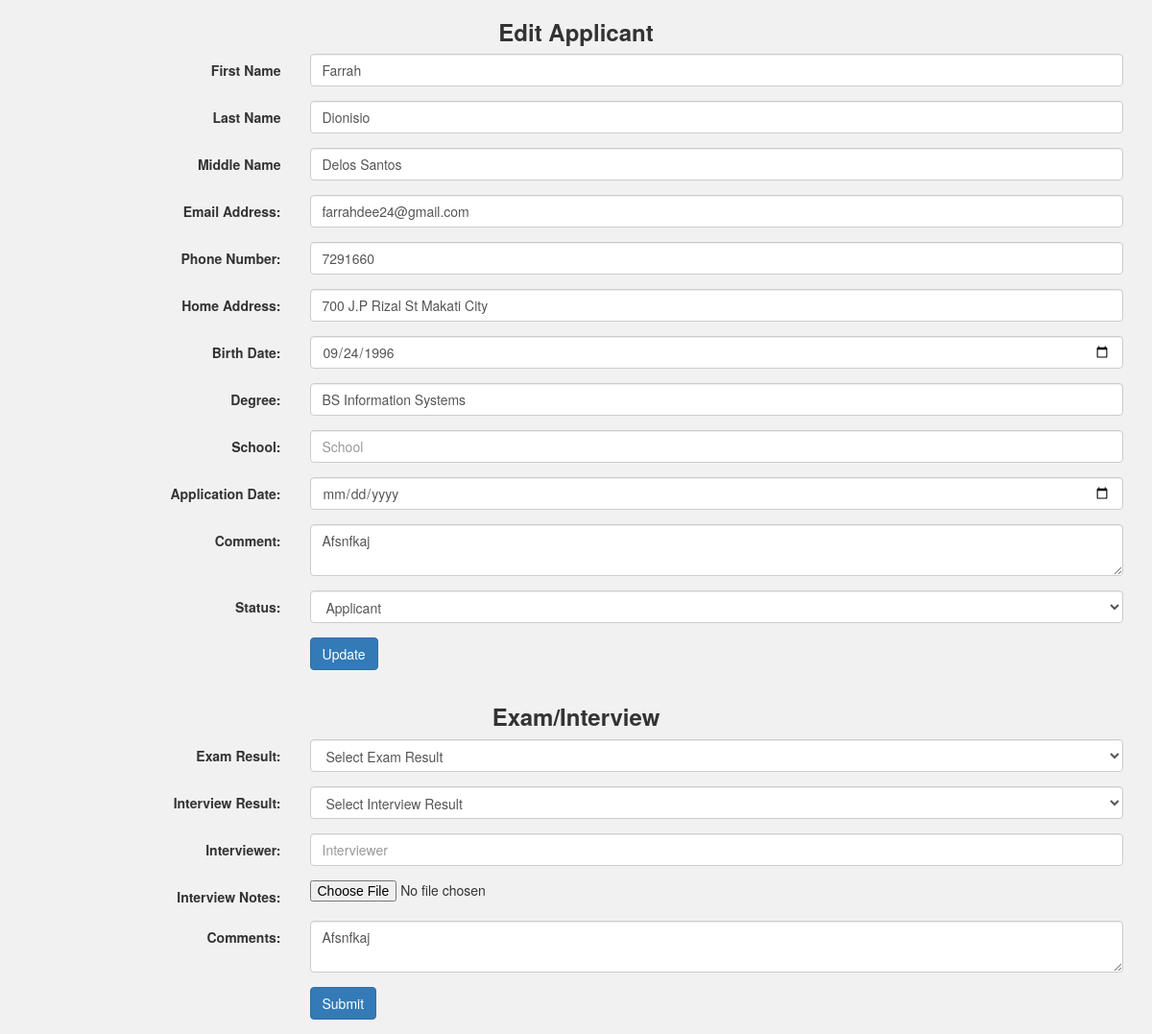
/applicant/edit_view/62, run on the app's committed database.
### tables this page shows
CREATE TABLE `record` (
  `id` int(11) NOT NULL,
  `first_name` varchar(50) DEFAULT NULL,
  `last_name` varchar(50) DEFAULT NULL,
  `middle_name` varchar(509) DEFAULT NULL,
  `degree` varchar(100) DEFAULT NULL,
  `school` varchar(200) NOT NULL,
  `application_status` tinyint(4) DEFAULT NULL,
  `application_date` date DEFAULT NULL,
  `role_id` varchar(50) DEFAULT NULL,
  `pos_id` int(11) DEFAULT NULL,
  `email` varchar(100) DEFAULT NULL,
  `comment` text,
  `home_address` text,
  `phone_number` varchar(20) DEFAULT NULL,
  `birthday` date DEFAULT NULL,
  `date_hired` date DEFAULT NULL,
  `file` varchar(255) DEFAULT NULL,
  `images` varchar(255) DEFAULT NULL,
  `available_date` date DEFAULT NULL,
  `interviewer` varchar(100) DEFAULT NULL,
  `interview_notes` text,
  `exam_result` tinyint(4) NOT NULL,
  `interview_result` tinyint(4) NOT NULL,
  `current_status` varchar(50) DEFAULT NULL
);

### application/controllers/Applicant.php (called while the page is built, shortened)
  <?php
class Applicant extends CI_Controller {
  public function edit_view()
  {
    $this->load->helper('form');
    $id = $this->uri->segment(3);
    $this->load->model('Resume_model');
    $title['title'] = "Astrid Technologies | New Applicant";
    $data['applicant_data']= $this->db->get_where('record', ['id' => $id])->row();
    $this->load->view('include/header',$title);
    $this->load->view('applicant/edit', $data);
  }
}

### index.php (called while the page is built, shortened)
<?php
require_once BASEPATH.'core/CodeIgniter.php';

### application/views/applicant/edit.php (the view, shortened to what this page needs)
  <center>
    <h3><b>Edit Applicant</b></h3>
  </center>
    <div class="container">
     <form class="form-horizontal" id="add-form" enctype="multipart/form-data"  method="POST" action="<?= base_url('applicant/edit'); ?>">
       <div class="form-group">
         <label  class="col-sm-3 control-label">First Name</label>
         <div class="col-sm-9">
             <input type="type" name="first_name" class="form-control" value="<?= $applicant_data->first_name ?>" placeholder="First Name"/>
         </div>
       </div>
       <div class="form-group">
           <label  class="col-sm-3 control-label">Last Name</label>
         <div class="col-sm-9">
             <input type="type" name="last_name" class="form-control" value="<?= $applicant_data->last_name ?>" placeholder="Last Name"/>
         </div>
       </div>
       <div class="form-group">
           <label  class="col-sm-3 control-label">Middle Name</label>
         <div class="col-sm-9">
             <input type="type" name="middle_name" class="form-control" value="<?= $applicant_data->middle_name ?>" placeholder="Middle Name"/>
         </div>
       </div>
       <div class="form-group">
         <label  class="col-sm-3 control-label">Email Address:</label>
         <div class="col-sm-9">
             <input type="email" name="email_address" class="form-control" value="<?= $applicant_data->email ?>" placeholder="Email Address"/>
         </div>
       </div>
       <div class="form-group">
         <label  class="col-sm-3 control-label">Phone Number:</label>
         <div class="col-sm-9">
             <input type="number" name="phone_number" value="<?= $applicant_data->phone_number ?>"  class="form-control" placeholder="Phone Number"/>
         </div>
       </div>
       <div class="form-group">
         <label  class="col-sm-3 control-label">Home Address:</label>
         <div class="col-sm-9">
             <input type="text" name="home_address" class="form-control" value="<?= $applicant_data->home_address ?>" placeholder="Home Address"/>
         </div>
       </div>
       <div class="form-group">
          <label  class="col-sm-3 control-label">Birth Date:</label>
          <div class="col-sm-9">
              <input type="date" name="birth_date" class="form-control" value="<?= $applicant_data->birthday?>"/>
        </div>
      </div>
      <div class="form-group">
      <label  class="col-sm-3 control-label">Degree:</label>
      <div class="col-sm-9">
          <input type="text" name="degree" class="form-control" placeholder="Degree" value="<?= $applicant_data->degree?>"/>
      </div>
    </div>
    <div class="form-group">
      <label  class="col-sm-3 control-label">School:</label>
      <div class="col-sm-9">
          <input type="text" name="school" class="form-control" placeholder="School" value="<?= $applicant_data->school?>"/>
      </div>
    </div>
    <div class="form-group">
      <label  class="col-sm-3 control-label">Application Date:</label>
      <div class="col-sm-9">
          <input type="date" name="application_date" class="form-control" value="<?= $applicant_data->application_date?>"/>
      </div>
    </div>
    <div class="form-group">
      <label class="col-sm-3 control-label">Comment:</label>
      <div class="col-sm-9">
        <textarea class="form-control" name="comment"><?= $applicant_data->comment?></textarea>
      </div>
    </div>
      <div class="form-group">
        <label  class="col-sm-3 control-label">Status:</label>
        <div class="col-sm-9">
          <select class="form-control" name="status" value="<?php $applicant_data->application_status;?>">
            <option value="1">Applicant</option>
          </select>
        </div>
      </div>
       <div class="form-group">
         <div class="col-sm-9 col-sm-offset-3">
           <input type="submit" value="Update" class="btn btn-primary" />
         </div>
       </div>
    </form>
    </div>
    <div class="container">
      <center>
        <h3><b>Exam/Interview</b></h3>
      </center>
       <form class="form-horizontal" method="POST" enctype="multipart/form-data" action="<?= base_url('add_result'); ?>">
        <div class="form-group">
          <label  class="col-sm-3 control-label">Exam Result:</label>
          <div class="col-sm-9">
            <select class="form-control" name="exam_result">
              <option selected="selected" value="NULL">Select Exam Result</option>
            </select>
          </div>
        </div>
        <div class="form-group">
          <label  class="col-sm-3 control-label">Interview Result:</label>
          <div class="col-sm-9">
            <select class="form-control" name="interview_result" value="<?= $applicant_data->interview_result ?>" >
              <option selected="selected">Select Interview Result</option>
            </select>
          </div>
        </div>
        <div class="form-group">
          <label  class="col-sm-3 control-label">Interviewer:</label>
          <div class="col-sm-9">
              <input class="form-control" name="interviewer" placeholder="Interviewer" value="<?= $applicant_data->interviewer ?>"/>
          </div>
        </div>
        <div class="form-group">
          <label class="col-sm-3 control-label">Interview Notes:</label>
          <div class="col-sm-9">
            <input type="file" name="notes_file">
          </div>
        </div>
         <div class="form-group">
           <label class="col-sm-3 control-label">Comments:</label>
           <div class="col-sm-9">
             <textarea class="form-control" name="comment"><?=$applicant_data->comment?></textarea>
           </div>
         </div>
        <div class="form-group">
          <div class="col-sm-9 col-sm-offset-3">
            <input type="submit" value="Submit" class="btn btn-primary" />
          </div>
        </div>
      </form>
    </div>
</body>
</html>

### assets/css/style.css (style rules this page uses)
body { background-color: #f1f1f2; }

### data on the page
record: first_name "Farrah", last_name "Dionisio", middle_name "Delos Santos", email_address "farrahdee24@gmail.com", phone_number "7291660", home_address "700 J.P Rizal St Makati City", birth_date "09/24/1996", degree "BS Information Systems", comment "Afsnfkaj", interview_result "Select Interview Result"
